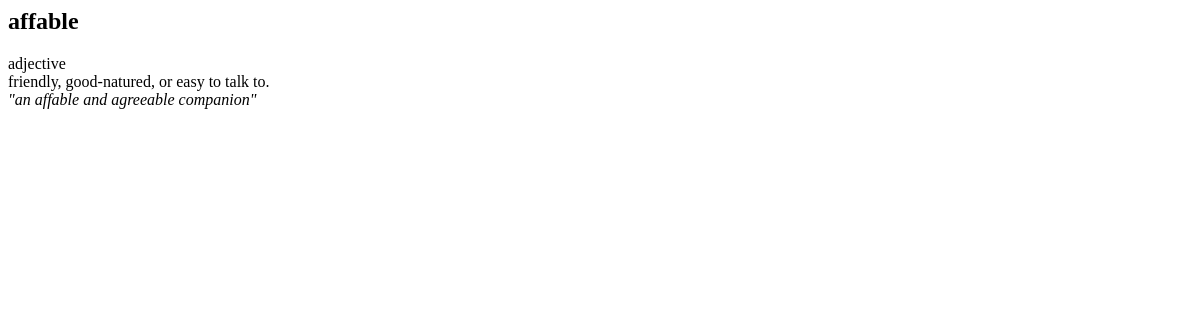
Before: /words/ with the older database file.
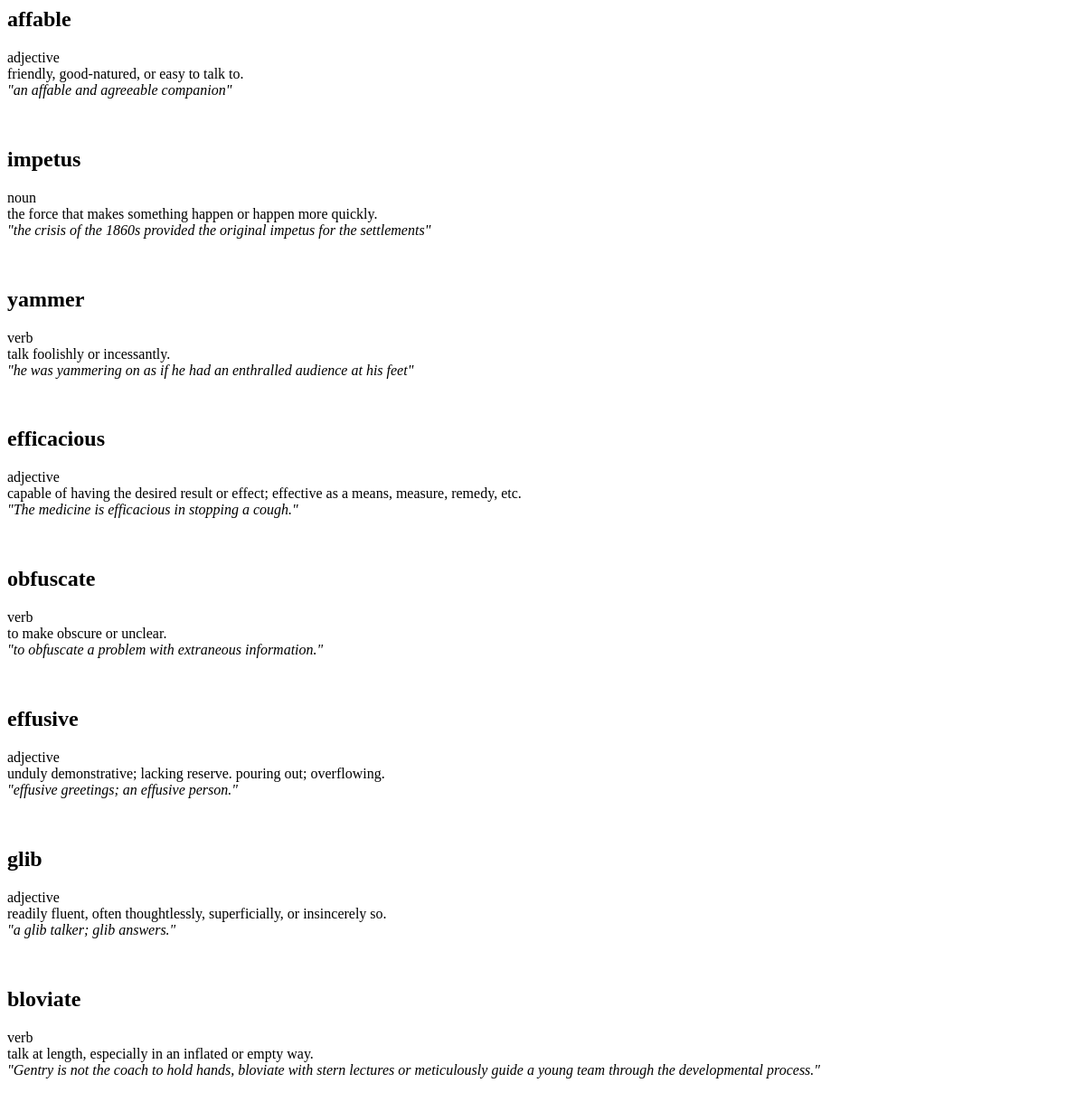
After: the same page with the newer database file.
### words/models.py (models this page shows, shortened)
class Word(models.Model):
    created_at = models.DateTimeField(auto_now_add=True)
    name = models.CharField(max_length=255)
    part_of_speech = models.TextField(default='')
    definition = models.TextField()
    example = models.TextField(default='')

### words/views.py (the view)
def word_list(request):
    words = Word.objects.all()
    return render(request, 'words/word_list.html', {'words': words})

### words/templates/words/word_list.html (shortened to what this page needs)
{% for word in words %}
<h2>{{ word.name }}</h2>
<p>{{ word.part_of_speech }} <br>
{{ word.definition }}<br>
<i>{{ word.example }}</i><br></p>
{% endfor %}

Changed rows visible on the page:
added Word: name "impetus", part_of_speech "noun", definition "the force that makes something happen or happen more quickly.", example "\"the crisis of the 1860s provided the original impetus for the settlements\""
added Word: name "yammer", part_of_speech "verb", definition "talk foolishly or incessantly.", example "\"he was yammering on as if he had an enthralled audience at his feet\""
added Word: name "efficacious", part_of_speech "adjective", definition "capable of having the desired result or effect; effective as a means, measure, remedy, etc.", example "\"The medicine is efficacious in stopping a cough.\""
added Word: name "obfuscate", part_of_speech "verb", definition "to make obscure or unclear.", example "\"to obfuscate a problem with extraneous information.\""
added Word: name "effusive", part_of_speech "adjective", definition "unduly demonstrative; lacking reserve. pouring out; overflowing.", example "\"effusive greetings; an effusive person.\""
added Word: name "glib", part_of_speech "adjective", definition "readily fluent, often thoughtlessly, superficially, or insincerely so.", example "\"a glib talker; glib answers.\""
added Word: name "bloviate", part_of_speech "verb", definition "talk at length, especially in an inflated or empty way.", example "\"Gentry is not the coach to hold hands, bloviate with stern lectures or meticulously guide a young team through the developmental process.\""
